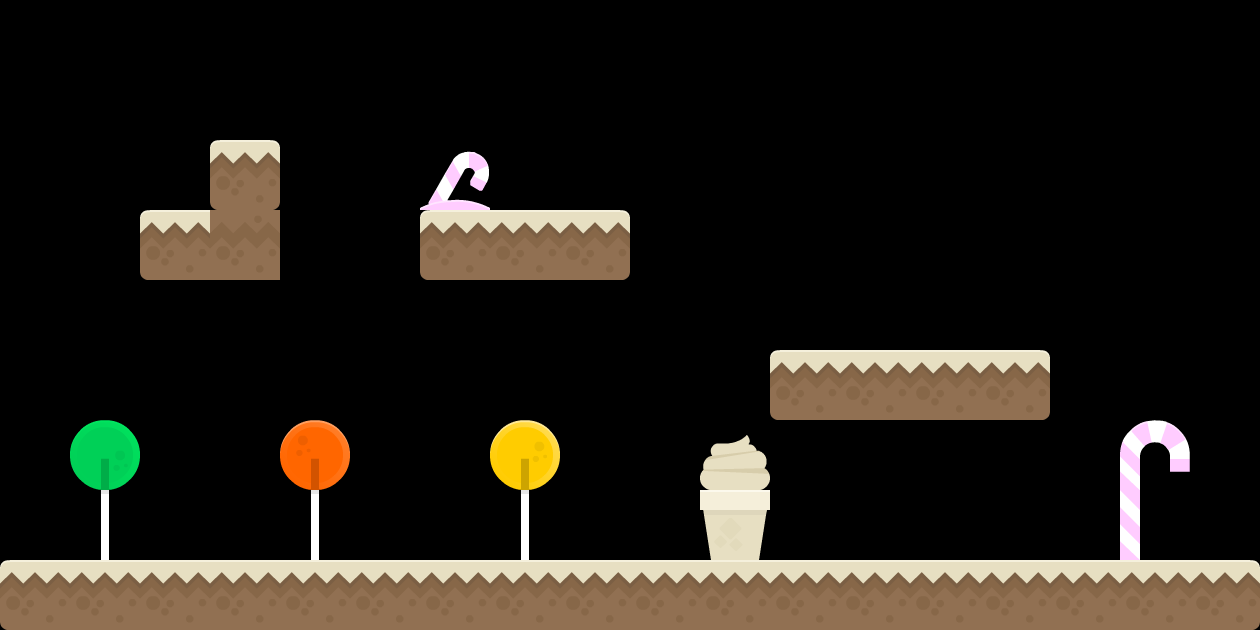

Tiled map render using the project's own tile images. Description and the whole map definition, tile-layer contents included, below:
An orthogonal 18x9 tile map with 70x70 px tiles, 1 tile layer (Tile Layer 1).

<map version="1.0" tiledversion="1.0.3" orientation="orthogonal" renderorder="right-down" width="18" height="9" tilewidth="70" tileheight="70" nextobjectid="1">
 <tileset firstgid="1" source="tileset.tsx" />
 <layer name="Tile Layer 1" width="18" height="9">
  <data encoding="csv">
0,0,0,0,0,0,0,0,0,0,0,0,0,0,0,0,0,0,
0,0,0,0,0,0,0,0,0,0,0,0,0,0,0,0,0,0,
0,0,0,30,0,0,65,0,0,0,0,0,0,0,0,0,0,0,
0,0,31,45,0,0,31,32,33,0,0,0,0,0,0,0,0,0,
0,0,0,0,0,0,0,0,0,0,0,0,0,0,0,0,0,0,
0,0,0,0,0,0,0,0,0,0,0,31,32,32,33,0,0,0,
0,67,0,0,66,0,0,68,0,0,60,0,0,0,0,0,62,0,
0,80,0,0,80,0,0,80,0,0,86,0,0,0,0,0,64,0,
31,32,32,32,32,32,32,32,32,32,32,32,32,32,32,32,32,33
</data>
 </layer>
</map>
